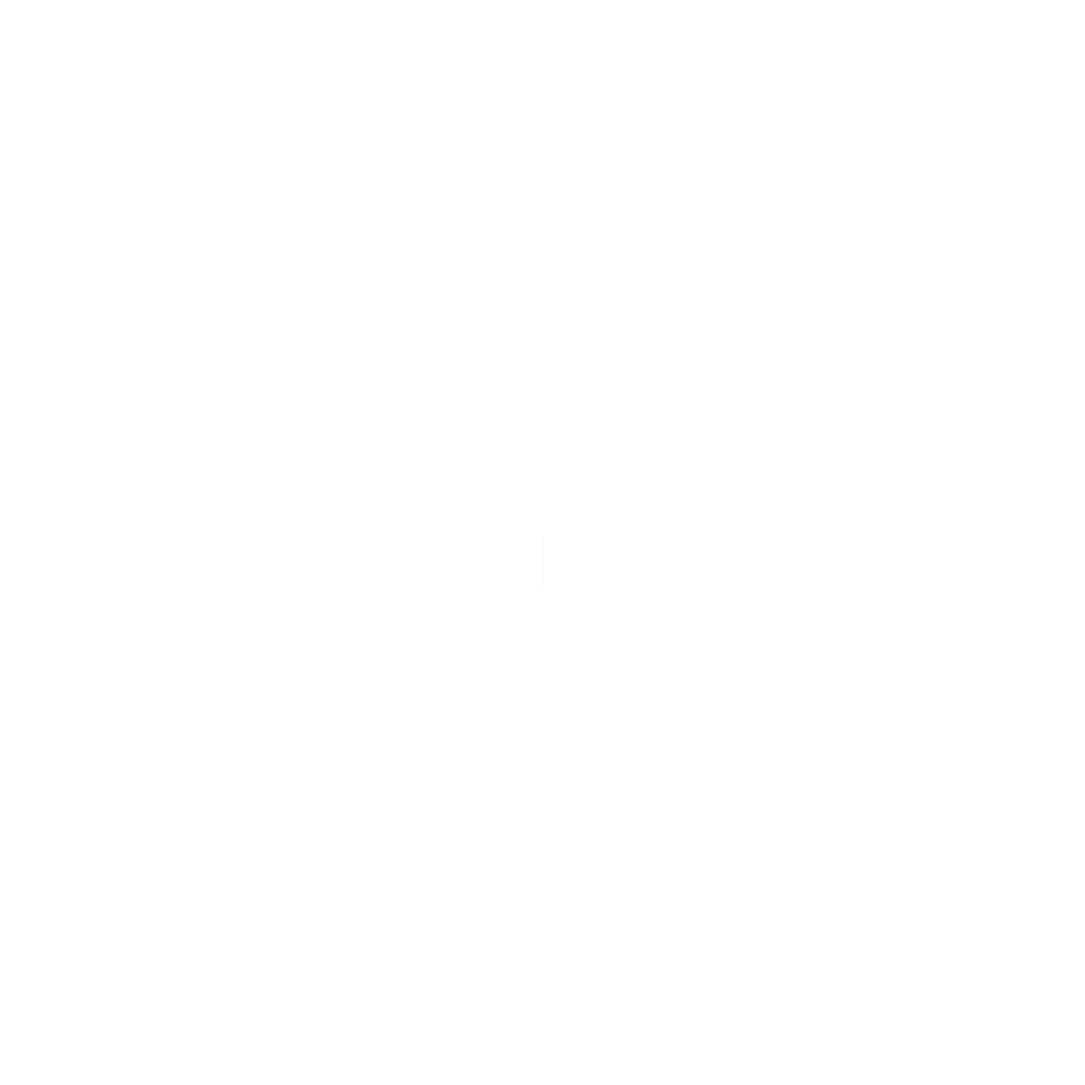
Frame 1 (no input)
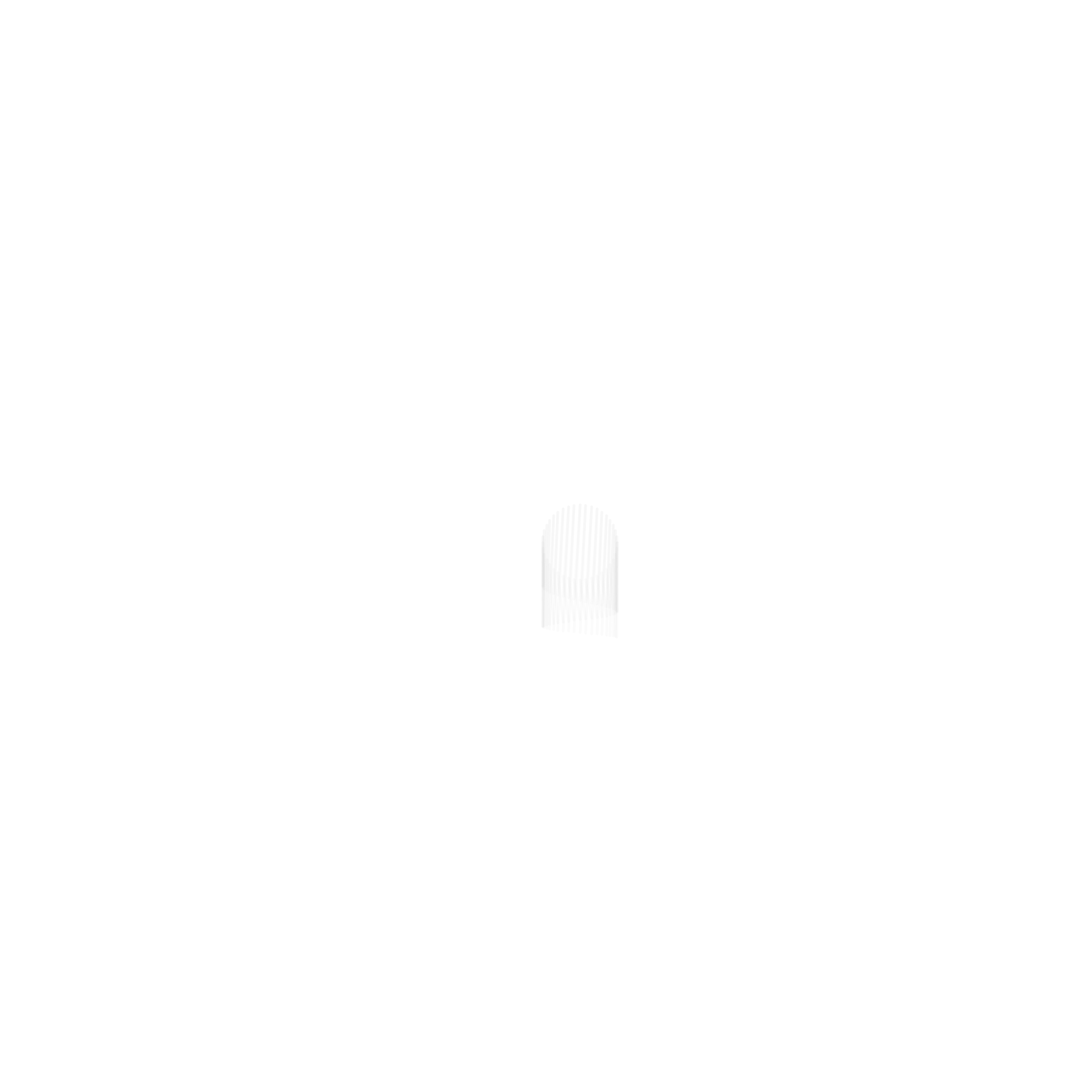
Frame 60 (the mouse pressed at the canvas centre just before this capture)
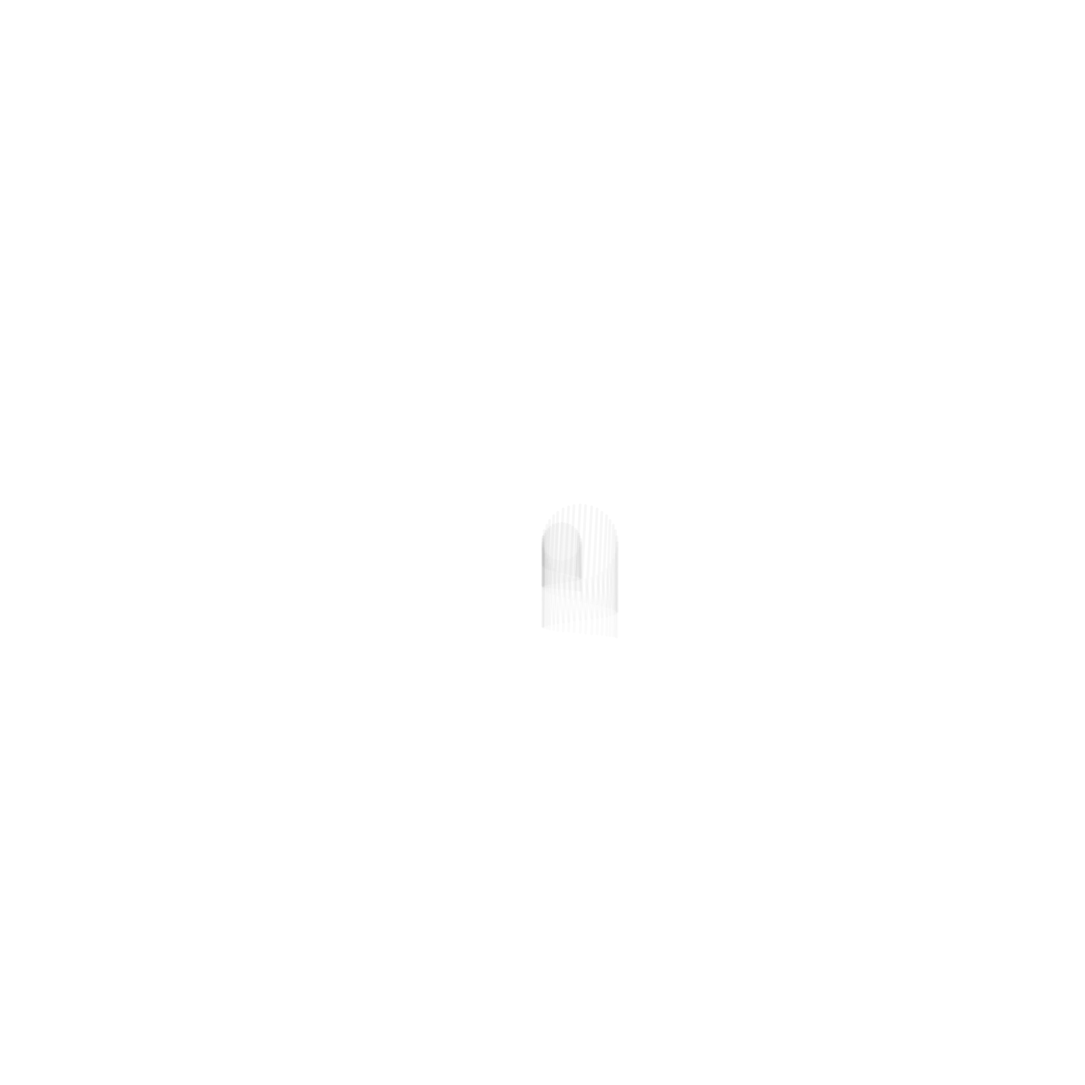
Frame 120 (the mouse held since frame 60 and released just before this capture)

The Processing sketch that drew these frames (run headless with seeded random() and noise(); from frame 60 on, the mouse is pressed at the canvas centre):

// Processing sketch: sketch_160415b
// ── sketch_160415b.pde
float X[] = new float[500] ; 
float Y[] = new float[500] ; 
float R[] = new float[500] ; 
float RR[] = new float[500] ;
float A[] = new float[500] ; 
float T[] = new float[500] ; 
float M[] = new float[500] ;
int Nmax = 0 ; 
int N = 0 ; 
int I = 0 ; 
int NG = 0 ; 
int NT = 0 ;
float KX = 0 ; 
float KY = 0 ; 
float KR = 0 ;
float KA = 0 ; 
float KM = 0 ; 
float L = 0 ;



void setup() {

  size(1600, 1600) ;
  background(255);
  strokeWeight(10) ;
  stroke(0,4) ;
  noFill();
  frameRate(2400);

  R[1] = random(10, 80) ; 
  RR[0] = R[0] ; 
  RR[1] = R[1] ;
  X[0] = width/2 -R[0] ; 
  Y[0] = width/2 ; 
  X[1] = width/2+R[1] ; 
  Y[1] = width/2 ;
  A[0] = 0 ; 
  A[1] = PI ;
  T[0] = 0 ; 
  T[1] = 0 ; 
  M[0] = +1 ; 
  M[1] = +1 ;
  Nmax = 1 ;
} // setup()



void draw() {

  NT = 0 ;
  for ( N = 0; N <= Nmax; N++ ) {
    strokeWeight((3*R[N]/RR[N])+1) ;
    if ( T[N] < 60 ) {
      line(X[N]+(R[N]*cos(A[N]+(T[N]*M[N]*3*PI/60))), 
        Y[N]+(R[N]*log(A[N]+(T[N]*M[N]*3*PI/60))), 
        X[N]+(R[N]*cos(A[N]+((T[N]+1)*M[N]*3*PI/60))), 
        Y[N]+(R[N]*sin(A[N]+((T[N]+1)*M[N]*3*PI/60)))) ;
    }
    if ( T[N] >= 60 && R[N] > 2 ) {
      line(X[N]+(R[N]*cos(A[N]+(T[N]*M[N]*3*PI/120))), 
        Y[N]+(R[N]*log(A[N]+(T[N]*M[N]*3*PI/120))), 
        X[N]+((R[N]*0.99)*cos(A[N]+((T[N]+1)*M[N]*3*PI/120))), 
        Y[N]+((R[N]*0.99)*sin(A[N]+((T[N]+1)*M[N]*3*PI/120)))) ;
      R[N] = R[N] * 0.99 ;
    }
    if ( T[N] > 60 && Nmax < 499 ) {
      NG = 0 ;
      if ( M[N] == +1 ) { 
        KA = random(0, +PI*3/2) ;
      }
      if ( M[N] == -1 ) { 
        KA = random(-PI*3/2, 0) ;
      }
      KA = KA + A[N] ;
      KR = random(15.00, 90.99) ;
      KX = X[N] + ((RR[N]+KR)*cos(KA)) ;
      KY = Y[N] + ((RR[N]+KR)*sin(KA)) ;
      KA = KA + PI ; 
      KM = M[N] * (-1) ;
      for ( I = 0; I <= Nmax; I++ ) {
        L = (sqrt(((KX-X[I])*(KX-X[I]))+((KY-Y[I])*(KY-Y[I])))) ;
        if ( I != N && L < (RR[I]+KR+12) ) { 
          NG = 1 ;
        }
      }
      L = sqrt(((KX-width/2)*(KX-width/2))+((KY-width/2)*(KY-width/2))) ;
      if (  L > width/2-KR ) { 
        NG = 1 ;
      }
      //if ( KX-KR < 0 ){ NG = 1 ; }
      //if ( KX+KR > 700 ){ NG = 1 ; }
      //if ( KY-KR < 0 ){ NG = 1 ; }
      //if ( KY+KR > 700 ){ NG = 1 ; }
      if ( NG == 0 ) {
        Nmax = Nmax + 1;
        X[Nmax] = KX ; 
        Y[Nmax] = KY ; 
        R[Nmax] = KR ; 
        RR[Nmax] = KR ; 
        A[Nmax] = KA ; 
        T[Nmax] = 0 ; 
        M[Nmax] = KM ;
      }
    }
    if ( R[N] > 0) { 
      T[N] = T[N] + 1 ; 
      NT = 1;
    }
  }

  if ( NT == 0 ) { 
    setup() ;
  }
} // draw()



void mousePressed() {

  setup() ;
} // mousePressed()
